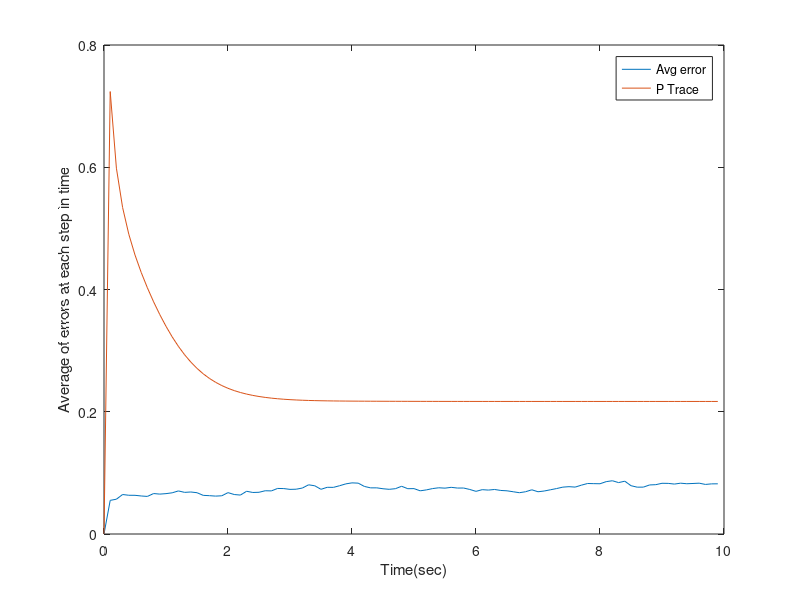

Write the MATLAB code that produced this figure.

clc;
clear;
close all;


A_c = [0 0 0 1 0 0 ; 
       0 0 0 0 1 0 ; 
       0 0 0 0 0 1 ; 
       -2 1 0 -1.6 0.8 0 ; 
       1 -2 1 0.8 -1.6 0.8 ; 
       0 1 -1 0 0.8 -0.8] ;
B_c = [0 0 0 ; 
       0 0 0 ; 
       0 0 0 ; 
       1 0 0 ;  
       0 1 0 ; 
       0 0 1] ;
C = [1 0 0 0 0 0 ;0 1 0 0 0 0 ; 0 0 1 0 0 0];

dT = 0.1;
A_d=expm(A_c*dT);
B_d=(A_d-eye(6))*inv(A_c)*B_c ;

x0 =[1 2 3 0 0 0]';
x_k = x0;
x_k1 = x_k;

x_hat = zeros(6,100);
u_bar = 0 ;

S_u = 0.2 ;
S_v = 0.1 ;

Q = B_d*S_u*B_d' ;
R = 0.1*eye(3) ;

P0 = blkdiag(eye(3),0.1*eye(3)) ;
% P0 = zeros(6,6)' ;
P(:,:,1) = P0 ;
xhat0 = x0 ;
x_hat(:,1)= xhat0 ;
x_tru(:,1)= x0 ;

for rn = 1:50
    for k = 2:100
        urandu = normrnd(u_bar,S_u*eye(3)) ;
        u_true(:,k-1)=[urandu(1,1);urandu(2,2);urandu(3,3)]; % gaussian random noise with mean S_u
        x_tru(:,k)=A_d*x_tru(:,k-1) + B_d*u_true(:,k-1); % true state change
      
        urandv = normrnd(u_bar,S_v*eye(3)) ;
        u_sensor(:,k-1)= [urandv(1,1);urandv(2,2);urandv(3,3)] ;
        y(:,k-1) = C*x_tru(:,k) + sqrtm(S_v)*u_sensor(:,k-1);
    
        x_hat(:,k) = A_d*x_hat(:,k-1) ;         % the model assumes ubar=0
        P(:,:,k) = A_d*P(:,:,k-1)*A_d' + Q;
    
        % measurement update
        K(:,:,k)=P(:,:,k)*C'*inv(C*P(:,:,k)*C' + R);
        x_hat(:,k)=x_hat(:,k) + K(:,:,k)*(y(:,k-1) - C*x_hat(:,k));
        P(:,:,k)=(eye(6) - K(:,:,k)*C)*P(:,:,k);
        
        % now compute estimate error
        e(:,k)=x_tru(:,k)-x_hat(:,k);
        e_norm(rn,k) = norm(e(:,k));
        P_trace(rn,k)=sqrt(trace(P(:,:,k)));
    end
    
    urandv = normrnd(u_bar,S_v*eye(3)) ;
    u_sensor(:,100)= [urandv(1,1);urandv(2,2);urandv(3,3)] ;
    y(:,100) = C*x_tru(:,k) + sqrtm(S_v)*u_sensor(:,k-1) ;
end

t=0:dT:10-dT;

figure
h0 = plot(t,mean(e_norm(:,:)),t,mean(P_trace(:,:)));
xlabel('Time(sec)');
ylabel('Average of errors at each step in time');
legend('Avg error','P Trace');